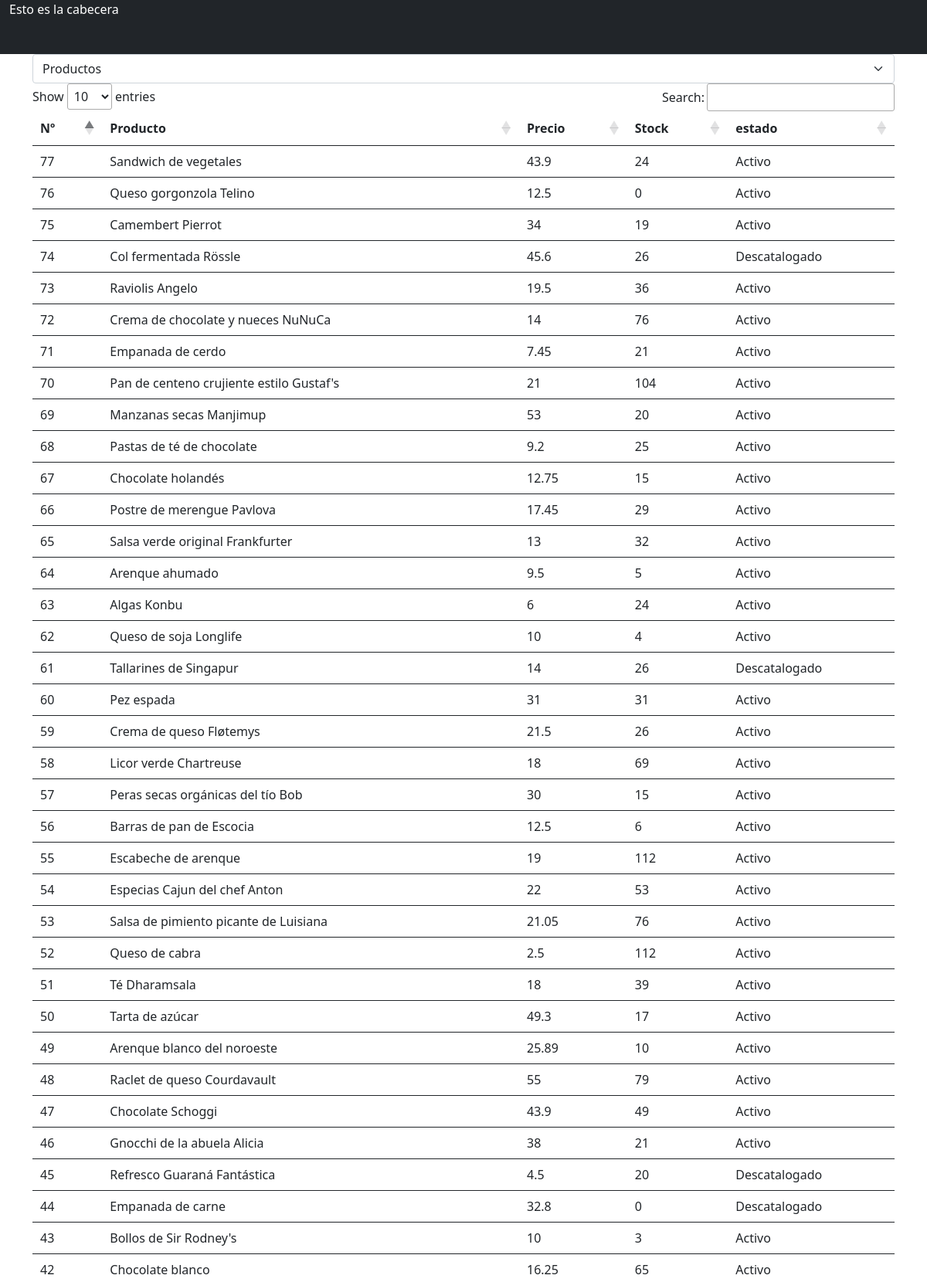
Screenshot of /dataTableSqlPhp/index.php (upper part) with the database file from the repository.
### tables this page shows
CREATE TABLE Producto
(
	IdProducto			int, 
	NombreProducto			varchar (80), 
	IdProveedor			int, 
	IdCategoria			int, 
	CantidadPorUnidad			varchar (40), 
	PrecioUnidad			float, 
	UnidadesEnExistencia			int, 
	UnidadesEnPedido			int, 
	NivelNuevoPedido			int, 
	Suspendido			char
);

### dataTableSqlPhp/index.php (the view, shortened to what this page needs)
<?php
    require('controls/head.php');
    require('controls/header.php');
?>
<main>
    <div class="container">
        <div class="row">
            <div class="col-12">
            <select class="form-select" id="selecionar" >
                <option>Productos</option>
            </select>
            <?php
                    $conexion = conectar('localhost','root','','neptuno');
                    $sql = "SELECT ROW_Number()over() as num,NombreProducto, PrecioUnidad,
                                    UnidadesEnExistencia, Suspendido
                            FROM producto
                            ORDER BY num desc";
                    $resultSet = mysqli_query($conexion, $sql);
                    $counter=0;
                    while (true)
                    {
                        $linea = mysqli_fetch_object($resultSet);
                        if ($linea == null) { break; };
                        $counter++;
                        if ($counter==1)
                        {
                            echo "<table class='table' id='tbDatos'>
                            <thead><tr><th>Nº</th>
                            <th>Producto</th>
                            <th>Precio</th>
                            <th>Stock</th>
                            <th>estado</th>
                            </tr></thead>";
                        }
                        echo "<tbody><tr><td>".$linea->num . "</td>".
                            "<td>" . $linea->NombreProducto . "</td>" .
                            "<td>" . $linea->PrecioUnidad . "</td>" .
                            "<td>" . $linea->UnidadesEnExistencia . "</td>" .
                            "<td>" . (($linea->Suspendido == 0) ? "Activo" : "Descatalogado") . "</td></tr></tbody>";
                        if ($counter == mysqli_num_rows($resultSet))
                        {
                            echo "</table>";
                        }
                    }
                    echo "Registros: " . mysqli_num_rows($resultSet) . "<br/>";
                ?>
            </div>
        </div>
    </div>
</main>
<?php
    include('controls/links.php');
?>

### dataTableSqlPhp/controls/head.php (shortened to what this page needs)
<!doctype html>
<html lang="es">
    <head>
        <link href="https://cdn.jsdelivr.net/npm/bootstrap@5.0.0/dist/css/bootstrap.min.css" rel="stylesheet">
        <link rel="stylesheet" href="styles/styles.css" />
        <link rel="stylesheet" href="https://cdn.datatables.net/1.13.4/css/jquery.dataTables.min.css"/>
    </head>

### dataTableSqlPhp/controls/header.php
<body>
    <header>
        <div class="container-fluid">
            <div class="row">
                <div class="col bg-dark" style="color:white;height:70px">
                    Esto es la cabecera
                </div>
            </div>
        </div>
    </header>

### dataTableSqlPhp/controls/links.php (shortened to what this page needs)
    </body>
</html>

### rows the page displays
producto: shows "Nº", num "77", NombreProducto "Sandwich de vegetales", PrecioUnidad "43.9", UnidadesEnExistencia "24", Suspendido "Activo"
producto: num "76", NombreProducto "Queso gorgonzola Telino", PrecioUnidad "12.5", UnidadesEnExistencia "0", Suspendido "Activo"
producto: num "75", NombreProducto "Camembert Pierrot", PrecioUnidad "34", UnidadesEnExistencia "19", Suspendido "Activo"
producto: num "74", NombreProducto "Col fermentada Rössle", PrecioUnidad "45.6", UnidadesEnExistencia "26", Suspendido "Descatalogado"
producto: num "73", NombreProducto "Raviolis Angelo", PrecioUnidad "19.5", UnidadesEnExistencia "36", Suspendido "Activo"
producto: num "72", NombreProducto "Crema de chocolate y nueces NuNuCa", PrecioUnidad "14", UnidadesEnExistencia "76", Suspendido "Activo"
producto: num "71", NombreProducto "Empanada de cerdo", PrecioUnidad "7.45", UnidadesEnExistencia "21", Suspendido "Activo"
producto: num "70", NombreProducto "Pan de centeno crujiente estilo Gustaf's", PrecioUnidad "21", UnidadesEnExistencia "104", Suspendido "Activo"
producto: num "69", NombreProducto "Manzanas secas Manjimup", PrecioUnidad "53", UnidadesEnExistencia "20", Suspendido "Activo"
producto: num "68", NombreProducto "Pastas de té de chocolate", PrecioUnidad "9.2", UnidadesEnExistencia "25", Suspendido "Activo"
producto: num "67", NombreProducto "Chocolate holandés", PrecioUnidad "12.75", UnidadesEnExistencia "15", Suspendido "Activo"
producto: num "66", NombreProducto "Postre de merengue Pavlova", PrecioUnidad "17.45", UnidadesEnExistencia "29", Suspendido "Activo"
producto: num "65", NombreProducto "Salsa verde original Frankfurter", PrecioUnidad "13", UnidadesEnExistencia "32", Suspendido "Activo"
producto: num "64", NombreProducto "Arenque ahumado", PrecioUnidad "9.5", UnidadesEnExistencia "5", Suspendido "Activo"
producto: num "63", NombreProducto "Algas Konbu", PrecioUnidad "6", UnidadesEnExistencia "24", Suspendido "Activo"
producto: num "62", NombreProducto "Queso de soja Longlife", PrecioUnidad "10", UnidadesEnExistencia "4", Suspendido "Activo"
producto: num "61", NombreProducto "Tallarines de Singapur", PrecioUnidad "14", UnidadesEnExistencia "26", Suspendido "Descatalogado"
producto: num "60", NombreProducto "Pez espada", PrecioUnidad "31", UnidadesEnExistencia "31", Suspendido "Activo"
producto: num "59", NombreProducto "Crema de queso Fløtemys", PrecioUnidad "21.5", UnidadesEnExistencia "26", Suspendido "Activo"
producto: num "58", NombreProducto "Licor verde Chartreuse", PrecioUnidad "18", UnidadesEnExistencia "69", Suspendido "Activo"
producto: num "57", NombreProducto "Peras secas orgánicas del tío Bob", PrecioUnidad "30", UnidadesEnExistencia "15", Suspendido "Activo"
producto: num "56", NombreProducto "Barras de pan de Escocia", PrecioUnidad "12.5", UnidadesEnExistencia "6", Suspendido "Activo"
producto: num "55", NombreProducto "Escabeche de arenque", PrecioUnidad "19", UnidadesEnExistencia "112", Suspendido "Activo"
producto: num "54", NombreProducto "Especias Cajun del chef Anton", PrecioUnidad "22", UnidadesEnExistencia "53", Suspendido "Activo"
producto: num "53", NombreProducto "Salsa de pimiento picante de Luisiana", PrecioUnidad "21.05", UnidadesEnExistencia "76", Suspendido "Activo"
producto: num "52", NombreProducto "Queso de cabra", PrecioUnidad "2.5", UnidadesEnExistencia "112", Suspendido "Activo"
producto: num "51", NombreProducto "Té Dharamsala", PrecioUnidad "18", UnidadesEnExistencia "39", Suspendido "Activo"
producto: num "50", NombreProducto "Tarta de azúcar", PrecioUnidad "49.3", UnidadesEnExistencia "17", Suspendido "Activo"
producto: num "49", NombreProducto "Arenque blanco del noroeste", PrecioUnidad "25.89", UnidadesEnExistencia "10", Suspendido "Activo"
producto: num "48", NombreProducto "Raclet de queso Courdavault", PrecioUnidad "55", UnidadesEnExistencia "79", Suspendido "Activo"
producto: num "47", NombreProducto "Chocolate Schoggi", PrecioUnidad "43.9", UnidadesEnExistencia "49", Suspendido "Activo"
producto: num "46", NombreProducto "Gnocchi de la abuela Alicia", PrecioUnidad "38", UnidadesEnExistencia "21", Suspendido "Activo"
producto: num "45", NombreProducto "Refresco Guaraná Fantástica", PrecioUnidad "4.5", UnidadesEnExistencia "20", Suspendido "Descatalogado"
producto: num "44", NombreProducto "Empanada de carne", PrecioUnidad "32.8", UnidadesEnExistencia "0", Suspendido "Descatalogado"
producto: num "43", NombreProducto "Bollos de Sir Rodney's", PrecioUnidad "10", UnidadesEnExistencia "3", Suspendido "Activo"
producto: num "42", NombreProducto "Chocolate blanco", PrecioUnidad "16.25", UnidadesEnExistencia "65", Suspendido "Activo"
